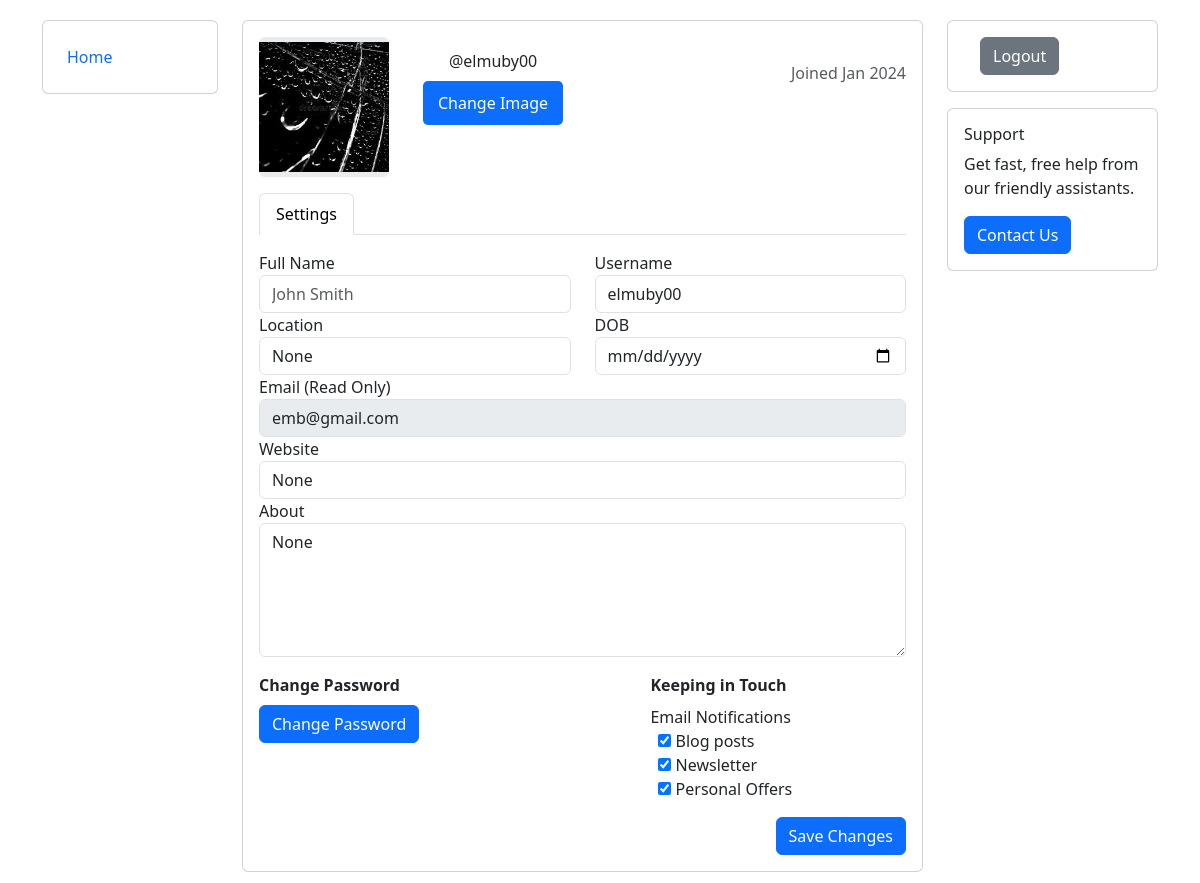
Before: /edit_profile/ (signed in) with the older database file.
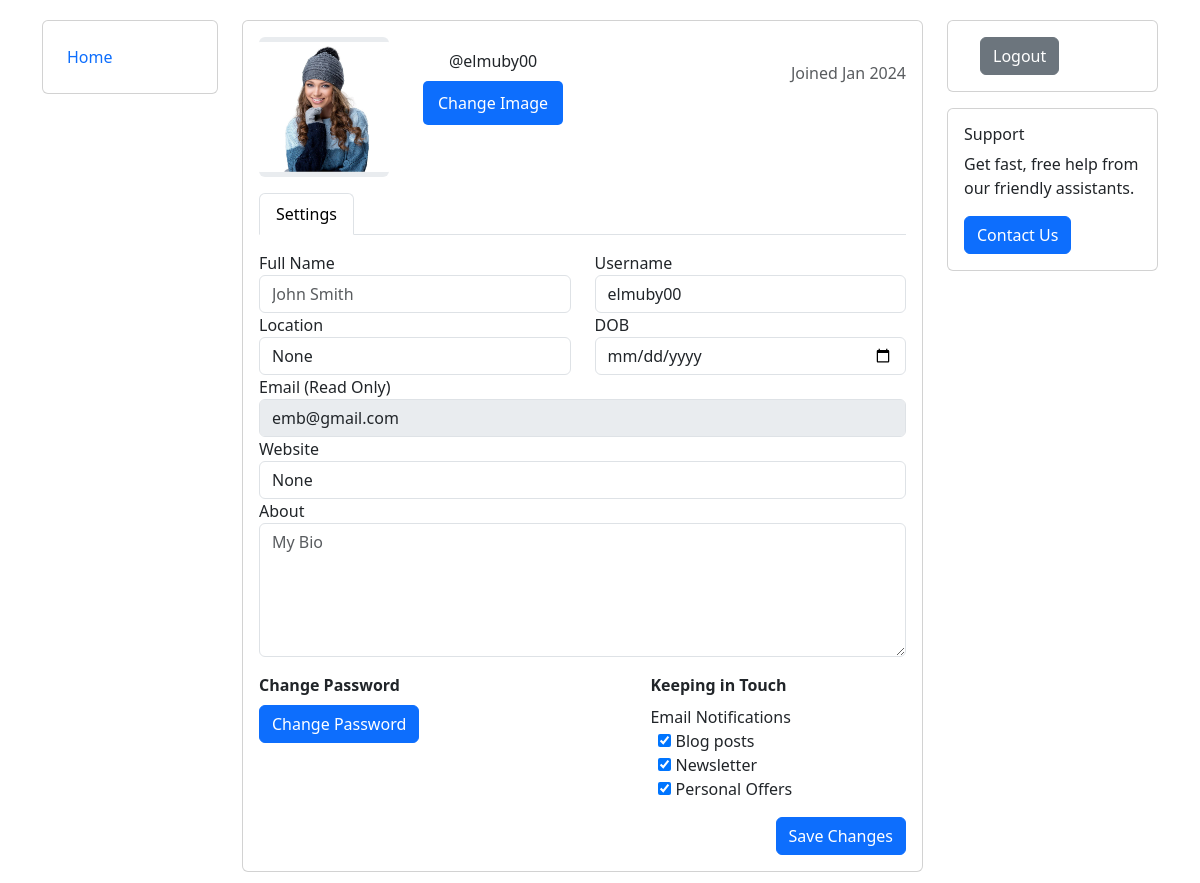
After: the same page with the newer database file.
### blog/models.py (models this page shows, shortened)
class Profile(models.Model):
    user = models.OneToOneField(User, on_delete=models.CASCADE)
    bio = models.TextField(null=True, blank=True)
    dob = models.DateField(null=True, blank=True)
    profile_img =  models.ImageField( upload_to='profile_images', default='default.jpg')
    location = models.CharField(null=True, blank=True, max_length=100)
    website = models.CharField(null=True, blank=True,max_length=100)

### blog/views.py (the view, shortened to what this page needs)
# urls.py: path("edit_profile/", views.edit_profile , name="edit_profile-page"),
@login_required(login_url='signin-page')
def edit_profile(request):
    user_object = User.objects.get(username=request.user)
    currently_user = Profile.objects.get(user=user_object)
    context = {
        'currently_user': currently_user
    }
    return render(request, "edit_profile.html", context)

### templates/edit_profile.html (shortened to what this page needs)
{% load static %}
<!DOCTYPE html>
<html lang="en">
<head>
    <link href="https://cdn.jsdelivr.net/npm/bootstrap@5.3.2/dist/css/bootstrap.min.css" rel="stylesheet"
>
    <link rel="stylesheet" href="{% static 'css/editprofile.css' %}">
</head>
<body>
    <div class="container">
        <div class="row flex-lg-nowrap">
            <div class="col-12 col-lg-auto mb-3" style="width: 200px;">
                <div class="card p-3">
                    <div class="e-navlist--active-bg">
                        <ul class="nav">
                            <li class="nav-item"><a class="nav-link px-2 active" href="#"><span>Home</span></a></li>
                        </ul>
                    </div>
                </div>
            </div>
            <div class="col">
                <div class="row">
                    <div class="col mb-3">
                        <div class="card">
                            <div class="card-body">
                                <div class="e-profile">
                                        <div class="row">
                                            <div class="col-12 col-sm-auto mb-3">
                                                <div class="mx-auto" style="width: 140px;">
                                                    <div class="d-flex justify-content-center align-items-center rounded"
                                                        style="height: 140px; overflow: hidden; width: 130px; background-color: rgb(233, 236, 239);">
                                                        <span
                                                            style="color: rgb(166, 168, 170); font: bold 8pt Arial; overflow: hidden; ">
                                                            <img style="width: 100%; object-fit: cover; object-position: center;"
                                                                src="{{ currently_user.profile_img.url }}"
                                                                alt="unavailable">
                                                        </span>
                                                    </div>
                                                </div>
                                            </div>
                                            <div
                                                class="col d-flex flex-column flex-sm-row justify-content-between mb-3">
                                                <div class="text-center text-sm-left mb-2 mb-sm-0">
                                                    <h4 class="pt-sm-2 pb-1 mb-0 text-nowrap">
                                                    </h4>
                                                    <p class="mb-0">@{{request.user.username}}</p>
                                                    <div class="mt-2 file-input-container">
                                                        <button class="btn btn-primary file-input-button">Change
                                                            Image</button>
                                                    </div>
                                                </div>
                                                <div class="text-center text-sm-right">
                                                    <span class="badge badge-secondary">administrator</span>
                                                    <div class="text-muted"><p>Joined
                                                            {{request.user.date_joined | date:"M Y" }}</p></div>
                                                </div>
                                            </div>
                                        </div>
                                    <ul class="nav nav-tabs">
                                        <li class="nav-item"><a href="" class="active nav-link">Settings</a></li>
                                    </ul>
                                    <div class="tab-content pt-3">
                                        <div class="tab-pane active">
                                            <form action="" method="post" class="form" novalidate>
                                                <div class="row">
                                                    <div class="col">
                                                        <div class="row">
                                                            <div class="col">
                                                                <div class="form-group">
                                                                    <label>Full Name</label>
                                                                    <input class="form-control" type="text" name="name"
                                                                        placeholder="John Smith"
                                                                        value="{{currently_user.user.first_name}}">
                                                                </div>
                                                            </div>
                                                            <div class="col">
                                                                <div class="form-group">
                                                                    <label>Username</label>
                                                                    <input class="form-control" type="text"
                                                                        name="username" placeholder="Username"
                                                                        value="{{currently_user.user.username}}">
                                                                </div>
                                                            </div>
                                                        </div>
                                                        <div class="row">
                                                            <div class="col">
                                                                <div class="form-group">
                                                                    <label>Location</label>
                                                                    <input class="form-control" type="text"
                                                                        name="location" placeholder="State, Country"
                                                                        value="{{ currently_user.location }}">
                                                                </div>
                                                            </div>
                                                            <div class="col">
                                                                <div class="form-group">
                                                                    <label>DOB</label>
                                                                    <input class="form-control" type="date" value="{{ currently_user.dob|date:'Y-m-d' }}" name="dob">
                                                                </div>
                                                            </div>
                                                        </div>
                                                        <div class="row">
                                                            <div class="col">
                                                                <div class="form-group">
                                                                    <label>Email (Read Only)</label>
                                                                    <input class="form-control" type="text" disabled value="{{currently_user.user.email}}"
                                                                        placeholder="user@example.com" name="email">
                                                                </div>
                                                            </div>
                                                        </div>
                                                        <div class="row">
                                                            <div class="col">
                                                                <div class="form-group">
                                                                    <label>Website</label>
                                                                    <input class="form-control" type="text"
                                                                        value="{{currently_user.website}}"
                                                                        placeholder="www.xyx.com" name="Website">
                                                                </div>
                                                            </div>
                                                        </div>
                                                        <div class="row">
                                                            <div class="col mb-3">
                                                                <div class="form-group">
                                                                    <label>About</label>
                                                                    <textarea class="form-control" rows="5" name="bio"
                                                                        placeholder="My Bio">{{ currently_user.bio }}</textarea>
                                                                </div>
                                                            </div>
                                                        </div>
                                                    </div>
                                                </div>
                                                <div class="row">
                                                    <div class="col-12 col-sm-6 mb-3">
                                                        <div class="mb-2"><b>Change Password</b></div>
                                                        <div class="row">
                                                            <div class="col">
                                                                <div class="form-group">
                                                                    <button class="btn btn-primary"
                                                                        type="/submit">Change Password</button>
                                                                </div>
                                                            </div>
                                                        </div>
                                                    </div>
                                                    <div class="col-12 col-sm-5 offset-sm-1 mb-3">
                                                        <div class="mb-2"><b>Keeping in Touch</b></div>
                                                        <div class="row">
                                                            <div class="col">
                                                                <label>Email Notifications</label>
                                                                <div class="custom-controls-stacked px-2">
                                                                    <div class="custom-control custom-checkbox">
                                                                        <input type="checkbox"
                                                                            class="custom-control-input"
                                                                            id="notifications-blog" checked>
                                                                        <label class="custom-control-label"
                                                                            for="notifications-blog">Blog posts</label>
                                                                    </div>
                                                                    <div class="custom-control custom-checkbox">
                                                                        <input type="checkbox"
                                                                            class="custom-control-input"
                                                                            id="notifications-news" checked>
                                                                        <label class="custom-control-label"
                                                                            for="notifications-news">Newsletter</label>
                                                                    </div>
                                                                    <div class="custom-control custom-checkbox">
                                                                        <input type="checkbox"
                                                                            class="custom-control-input"
                                                                            id="notifications-offers" checked>
                                                                        <label class="custom-control-label"
                                                                            for="notifications-offers">Personal
                                                                            Offers</label>
                                                                    </div>
                                                                </div>
                                                            </div>
                                                        </div>
                                                    </div>
                                                </div>
                                                <div class="row">
                                                    <div class="col d-flex justify-content-end">
                                                        <button class="btn btn-primary" type="submit">Save
                                                            Changes</button>
                                                    </div>
                                                </div>
                                            </form>
                                        </div>
                                    </div>
                                </div>
                            </div>
                        </div>
                    </div>
                    <div class="col-12 col-md-3 mb-3">
                        <div class="card mb-3">
                            <div class="card-body">
                                <div class="px-xl-3">
                                    <button class="btn btn-block btn-secondary">
                                        <span>Logout</span>
                                    </button>
                                </div>
                            </div>
                        </div>
                        <div class="card">
                            <div class="card-body">
                                <h6 class="card-title font-weight-bold">Support</h6>
                                <p class="card-text">Get fast, free help from our friendly assistants.</p>
                                <button type="button" class="btn btn-primary">Contact Us</button>
                            </div>
                        </div>
                    </div>
                </div>
            </div>
        </div>
    </div>
</body>
</html>

Changed rows visible on the page:
changed Profile "None": profile_img: picture added in place of a placeholder; bio "None" → (not shown)
